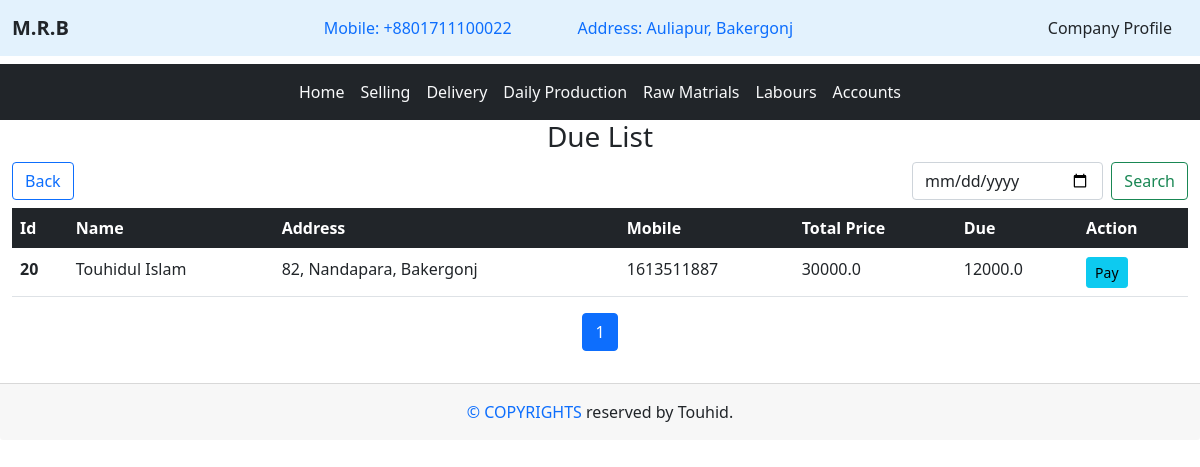
Screenshot of /selling/due/ (signed in) with the database file from the repository.
### home/models.py (models this page shows, shortened)
class Company(models.Model):
    cname = models.TextField(max_length=20)
    cmobile = models.TextField(max_length=14)
    caddress = models.TextField(max_length=100)

### selling/models.py (models this page shows, shortened)
class Selling(models.Model):
    sell_type = (
        ('Instant Selling', 'Instant Selling'),
        ('Advance Selling', 'Advance Selling'),
    )
    brick = (
        ('Number 1', 'Number 1'),
        ('Number 2', 'Number 2'),
        ('Number 3', 'Number 3'),
        ('picked', 'picked'),
        ('Half Bricks', 'Half Bricks')
    )
    selling_type = models.CharField(choices = sell_type, max_length=50)
    Bricks_type = models.CharField(choices = brick, max_length=50)
    customer_name = models.CharField(max_length=50)
    customer_address = models.CharField(max_length=200)
    customer_mobile = models.IntegerField()
    product_rate = models.IntegerField()
    product_quantity = models.IntegerField()
    total_price = models.FloatField()
    payment = models.FloatField()
    commission = models.IntegerField(default = 0)
    due = models.FloatField(default = 0)
    is_pending = models.BooleanField(default = False)
    is_delivered = models.BooleanField(default = False)
    issue_date = models.DateTimeField(auto_now = True, null = True)

### selling/views.py (the view)
# urls.py: path('due/', views.due_payment, name='due_list'),
@login_required
def due_payment(request):
    cprofile = get_object_or_404(Company, id=1)
    due_info = Selling.objects.filter(due__gt = 0).order_by('-id')
    paginator = Paginator(due_info, 10)  # Number of items per page
    page_number = request.GET.get('page')
    try:
        page_data = paginator.page(page_number)
    except PageNotAnInteger:
        page_data = paginator.page(1)
    except EmptyPage:
        page_data = paginator.page(paginator.num_pages)
    key_value1 = request.GET.get('queryset')
    due_queryset = None
    if key_value1:
        due_queryset = Selling.objects.filter(id__in=key_value1.split(','))
    context = {
        'due_info' : page_data,
        'due_queryset' : due_queryset,
        'profile': cprofile
    }
    return render(request, 'selling/due_payment.html', context)

### Templates/selling/due_payment.html (shortened to what this page needs)
{% extends "base.html" %}
{% block content %}
<div class="container-fluid">
    <h3 class="text-center">Due List</h3>
	<div class="mt-2 mb-2">
	    <div class="row">
            <div class="col-md-3">
                <a href="{% url 'selling' %}" class="btn btn-outline-primary">Back</a>
            </div>
            <div class="col-md-3"></div>
            <div class="col-md-3"></div>
            <div class="col-md-3">
                <form class="d-flex" role="search" method="POST" action="{% url 'due_search_selling' %}">
                    <input class="form-control me-2" type="date" placeholder="Search" name="search_selling" aria-label="Search">
                    <button class="btn btn-outline-success" type="submit">Search</button>
                </form>
            </div>
        </div>
	</div>
    <table class="table">
        <thead>
			<tr class="table-dark">
				<th scope="col">Id</th>
				<th scope="col">Name</th>
				<th scope="col">Address</th>
				<th scope="col">Mobile</th>
				<th scope="col">Total Price</th>
				<th scope="col">Due</th>
				<th scope="col">Action</th>
			</tr>
        </thead>
        <tbody>
            {% if due_queryset %}
            {% for i in due_queryset %}
            <tr>
                <th scope="row">{{ i.id }}</th>
                <td>{{i.customer_name}}</td>
                <td>{{i.customer_address}}</td>
                <td>{{i.customer_mobile}}</td>
                <td>{{i.total_price}}</td>
                <td>{{i.due}}</td>
                <td><a href="{% url "due_info" i.id %}" class="btn btn-info btn-sm">Pay</a></td>
            </tr>
            {% endfor %}
            {% else %}
            {% for due in due_info %}
            <tr>
                <th scope="row">{{ due.id }}</th>
                <td>{{due.customer_name}}</td>
                <td>{{due.customer_address}}</td>
                <td>{{due.customer_mobile}}</td>
                <td>{{due.total_price}}</td>
                <td>{{due.due}}</td>
                <td><a href="{% url "due_info" due.id %}" class="btn btn-info btn-sm">Pay</a></td>
            </tr>
            {% endfor %}
            {% endif %}
        </tbody>
    </table>
    <div class="pagination justify-content-center">
        <ul class="pagination">
            {% for num in due_info.paginator.page_range %}
                <li class="page-item {% if num == due_info.number %}active{% endif %}">
                    <a href="?page={{ num }}" class="page-link">{{ num }}</a>
                </li>
            {% endfor %}
        </ul>
    </div>
</div>
{% endblock content %}

### Templates/base.html (shortened to what this page needs)
<!DOCTYPE html>
{% load static %}
<html lang="en">
<head>
    <link rel="stylesheet" href="{% static 'bootstrap/css/bootstrap.min.css' %}">
</head>
<body>
    <header>
        <nav class="navbar navbar-expand-lg" style="background-color: #e3f2fd;">
            <div class="container-fluid">
                <a class="navbar-brand text-dark" href="{% url "home" %}"><b>{{ profile.cname }}</b></a>
                <div class="collapse navbar-collapse" id="navbarSupportedContent">
                    <ul class="navbar-nav m-auto mb-2 mb-lg-0">
                        <li class="nav-item">
                            <a class="nav-link" aria-current="page" href="#">Mobile: {{ profile.cmobile }}</a>
                        </li>
                        <li class="nav-item" style="margin-left: 50px;">
                            <a class="nav-link" aria-current="page" href="#">Address: {{ profile.caddress }}</a>
                        </li>
                    </ul>
                    <div class="d-flex" role="search">
                        <a href="{% url 'company' %}" class="nav-link text-dark">Company Profile</a>
                    </div>
                </div>
            </div>
        </nav>
    </header>
    <div class="mt-2">
        <nav class="navbar navbar-expand-lg bg-dark">
            <div class="container-fluid">
                <div class="collapse navbar-collapse" id="navbarSupportedContent">
                    <ul class="navbar-nav m-auto mb-2 mb-lg-0">
                        <li class="nav-item">
                            <a class="nav-link active text-light" aria-current="page" href="{% url 'home' %}">Home</a>
                        </li>
                        <li class="nav-item">
                            <a class="nav-link active text-light" aria-current="page" href="{% url 'selling' %}">Selling</a>
                        </li>
                        <li class="nav-item">
                            <a class="nav-link active text-light" aria-current="page" href="{% url 'delivery' %}">Delivery</a>
                        </li>
                        <li class="nav-item">
                            <a class="nav-link active text-light" aria-current="page" href="{% url 'production' %}">Daily Production</a>
                        </li>
                        <li class="nav-item">
                            <a class="nav-link active text-light" aria-current="page" href="{% url 'raw_materials' %}">Raw Matrials</a>
                        </li>
                        <li class="nav-item">
                            <a class="nav-link active text-light" aria-current="page" href="{% url 'labours' %}">Labours</a>
                        </li>
                        <li class="nav-item">
                            <a class="nav-link active text-light" aria-current="page" href="{% url 'accounts' %}">Accounts</a>
                        </li>
                    </ul>
                </div>
            </div>
        </nav>
    </div>
    {% block content %}
    {% endblock content %}
    <footer>
        <div class="card-footer text-center p-3 mt-3">
            <span class="text-primary"><span>&#169</span> COPYRIGHTS</span> reserved by Touhid.
        </div>
    </footer>
</body>
</html>

### rows the page displays
Company: cname "M.R.B", cmobile "+8801711100022", caddress "Auliapur, Bakergonj"
Selling: id "20", customer_name "Touhidul Islam", customer_address "82, Nandapara, Bakergonj", customer_mobile "1613511887", total_price "30000.0", due "12000.0"

### other values shown
{{ num }} "1"
